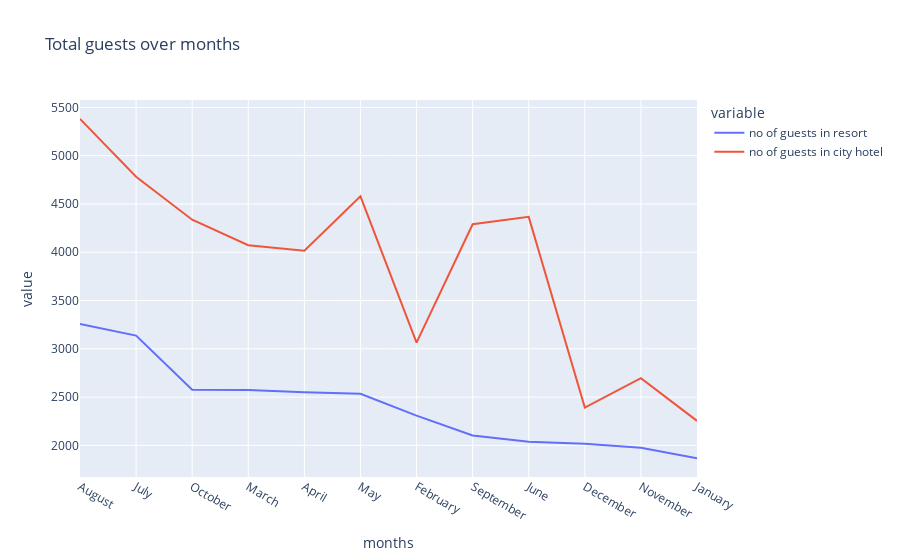

This figure's notebook cell:
### Code cell
px.line(final_rush, x='months', y=['no of guests in resort', 'no of guests in city hotel'], title='Total guests over months')

### Figure 1 — Plotly figure (JSON) as saved in the notebook; plotly's stock layout.template omitted (floating-point values rounded to 4 significant figures)
{"data": [{"hovertemplate": "variable=no of guests in resort<br>months=%{x}<br>value=%{y}<extra></extra>", "legendgroup": "no of guests in resort", "line": {"color": "#636efa", "dash": "solid"}, "marker": {"symbol": "circle"}, "mode": "lines", "name": "no of guests in resort", "orientation": "v", "showlegend": true, "type": "scatter", "x": ["August", "July", "October", "March", "April", "May", "February", "September", "June", "December", "November", "January"], "xaxis": "x", "y": [3257, 3137, 2577, 2573, 2550, 2535, 2308, 2102, 2038, 2017, 1976, 1868], "yaxis": "y"}, {"hovertemplate": "variable=no of guests in city hotel<br>months=%{x}<br>value=%{y}<extra></extra>", "legendgroup": "no of guests in city hotel", "line": {"color": "#EF553B", "dash": "solid"}, "marker": {"symbol": "circle"}, "mode": "lines", "name": "no of guests in city hotel", "orientation": "v", "showlegend": true, "type": "scatter", "x": ["August", "July", "October", "March", "April", "May", "February", "September", "June", "December", "November", "January"], "xaxis": "x", "y": [5381, 4782, 4337, 4072, 4015, 4579, 3064, 4290, 4366, 2392, 2696, 2254], "yaxis": "y"}], "layout": {"legend": {"title": {"text": "variable"}, "tracegroupgap": 0}, "title": {"text": "Total guests over months"}, "xaxis": {"anchor": "y", "domain": [0, 1], "title": {"text": "months"}}, "yaxis": {"anchor": "x", "domain": [0, 1], "title": {"text": "value"}}}}
